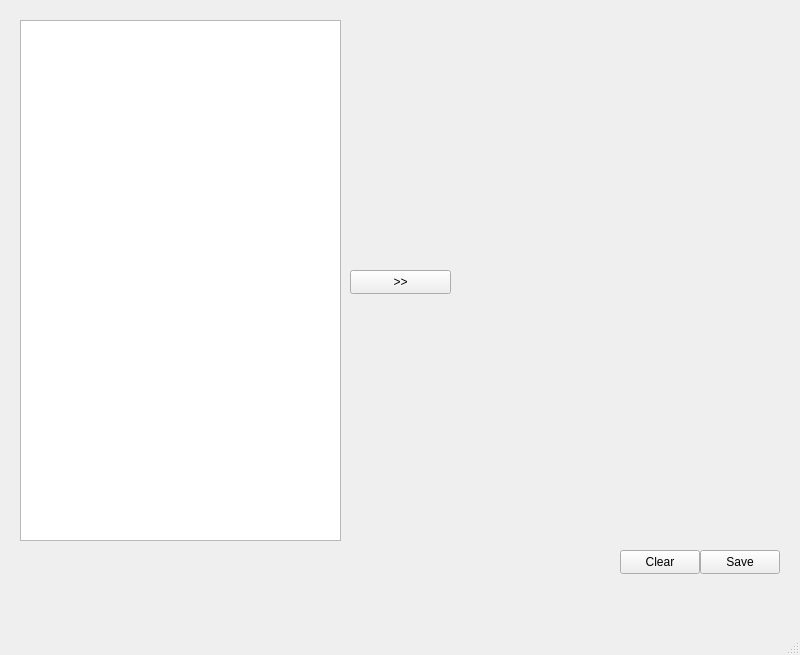
<?xml version="1.0" encoding="UTF-8"?>
<ui version="4.0">
 <class>MainWindow</class>
 <widget class="QMainWindow" name="MainWindow">
  <property name="geometry">
   <rect>
    <x>0</x>
    <y>0</y>
    <width>800</width>
    <height>655</height>
   </rect>
  </property>
  <property name="windowTitle">
   <string>MainWindow</string>
  </property>
  <widget class="QWidget" name="centralwidget">
   <widget class="QTextEdit" name="textEdit">
    <property name="geometry">
     <rect>
      <x>20</x>
      <y>20</y>
      <width>321</width>
      <height>521</height>
     </rect>
    </property>
   </widget>
   <widget class="QLabel" name="labelIZQ">
    <property name="geometry">
     <rect>
      <x>480</x>
      <y>20</y>
      <width>291</width>
      <height>521</height>
     </rect>
    </property>
    <property name="text">
     <string/>
    </property>
    <property name="alignment">
     <set>Qt::AlignLeading|Qt::AlignLeft|Qt::AlignTop</set>
    </property>
   </widget>
   <widget class="QPushButton" name="pushButtonToLeft">
    <property name="geometry">
     <rect>
      <x>350</x>
      <y>270</y>
      <width>101</width>
      <height>24</height>
     </rect>
    </property>
    <property name="text">
     <string>&gt;&gt;</string>
    </property>
   </widget>
   <widget class="QPushButton" name="pushButtonClear">
    <property name="geometry">
     <rect>
      <x>620</x>
      <y>550</y>
      <width>80</width>
      <height>24</height>
     </rect>
    </property>
    <property name="text">
     <string>Clear</string>
    </property>
   </widget>
   <widget class="QPushButton" name="pushButtonSave">
    <property name="geometry">
     <rect>
      <x>700</x>
      <y>550</y>
      <width>80</width>
      <height>24</height>
     </rect>
    </property>
    <property name="text">
     <string>Save</string>
    </property>
   </widget>
   <widget class="QWidget" name="widget" native="true">
    <property name="geometry">
     <rect>
      <x>480</x>
      <y>20</y>
      <width>271</width>
      <height>511</height>
     </rect>
    </property>
   </widget>
  </widget>
  <widget class="QMenuBar" name="menubar">
   <property name="geometry">
    <rect>
     <x>0</x>
     <y>0</y>
     <width>800</width>
     <height>21</height>
    </rect>
   </property>
  </widget>
  <widget class="QStatusBar" name="statusbar"/>
 </widget>
 <resources/>
 <connections/>
</ui>
